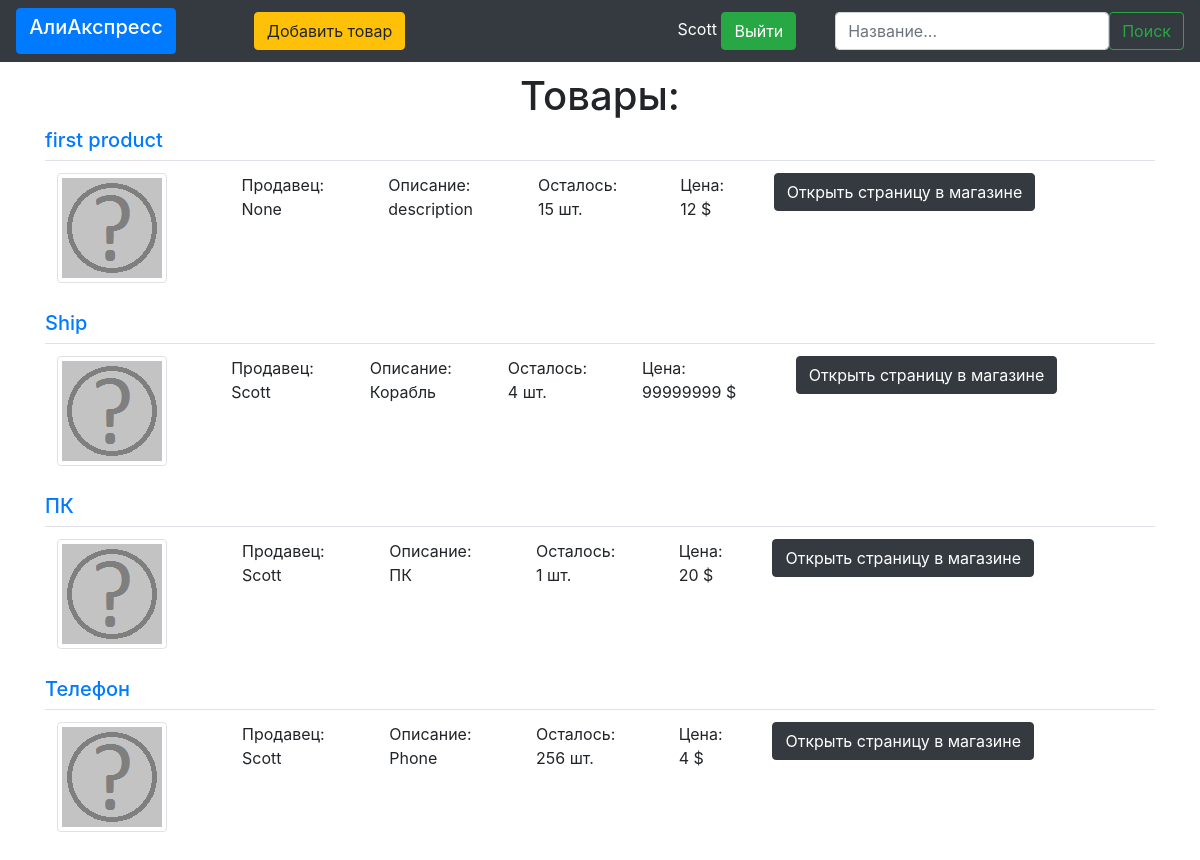
The page /main_link (signed in) on the database its author committed.
### data/users.py (models this page shows)
class User(db_session.SqlAlchemyBase, UserMixin):
    __tablename__ = 'users'
    id = sqlalchemy.Column(sqlalchemy.Integer,
                           primary_key=True, autoincrement=True)
    name = sqlalchemy.Column(sqlalchemy.String, nullable=True)
    email = sqlalchemy.Column(sqlalchemy.String,
                              index=True, unique=True, nullable=True)
    hashed_password = sqlalchemy.Column(sqlalchemy.String, nullable=True)
    modified_date = sqlalchemy.Column(sqlalchemy.DateTime, default=datetime.datetime.now)

### data/products.py (models this page shows)
class Product(db_session.SqlAlchemyBase, SerializerMixin):
    __tablename__ = 'products'
    id = sqlalchemy.Column(sqlalchemy.Integer, primary_key=True, autoincrement=True)
    seller_id = sqlalchemy.Column(sqlalchemy.Integer, sqlalchemy.ForeignKey("users.id"))
    seller = sqlalchemy.Column(sqlalchemy.Integer, nullable=True)
    title = sqlalchemy.Column(sqlalchemy.String, nullable=True)
    number = sqlalchemy.Column(sqlalchemy.Integer, nullable=True)
    description = sqlalchemy.Column(sqlalchemy.String, nullable=True)
    price = sqlalchemy.Column(sqlalchemy.String, nullable=True)
    link = sqlalchemy.Column(sqlalchemy.String, nullable=True)
    del_link = sqlalchemy.Column(sqlalchemy.String, nullable=True)
    order_link = sqlalchemy.Column(sqlalchemy.String, nullable=True)
    image = sqlalchemy.Column(sqlalchemy.String)
    user = orm.relation('User')

### main.py (the view, shortened to what this page needs)
@app.route('/', methods=['GET', 'POST'])
@app.route('/main_link', methods=['GET', 'POST'])
def main_link():
    db_session.global_init("db/online_shop.sqlite")
    session = db_session.create_session()
    form = baseform.BaseForm()
    productes = session.query(products.Product)
    if request.method == "GET":
        productes = list(productes)
        if request.cookies.get("user_id", 0):
            username = session.query(users.User).filter(users.User.id == request.cookies.get("user_id", 0)).first().name
            return render_template('products.html', title="АлиАкспресс", products=productes, username=username)
        return render_template('products.html', title="АлиАкспресс", products=productes)

### data/baseform.py
class BaseForm(FlaskForm):
    search = StringField(validators=[DataRequired()])

### data/db_session.py (called while the page is built, shortened)
def global_init(db_file):
    global __factory
    if __factory:
        return

def create_session() -> Session:
    global __factory
    return __factory()

### templates/products.html
{% extends "base.html" %}
{% block content %}
<div>
<h1 align="center">Товары:</h1>
</div>
{% if products %}
    {% for item in products %}
        <div>
            <a href= {{item.link}} role="button"><h5>{{ item.title }}</h5></a>
            <div>
                <table class="table">
                  <tbody>
                    <tr>
                      <td><img src={{item.image}} alt="Ну не нашлась картинка" class="img-thumbnail"></td>
                      <td>Продавец:<br>{{ item.seller }}</td>
                      <td>Описание:<br>{{ item.description }}</td>
                      <td>Осталось:<br>{{ item.number }} шт.</td>
                      <td>Цена:<br>{{ item.price }} $</td>
                      <td><a class="btn btn-dark" href= {{item.link}} role="button">Открыть страницу в магазине</a></td>
                    </tr>
                  </tbody>
                </table>
            </div>
        </div>
    {% endfor %}
{% else %}
    <h3 align="center" color="grey">Похоже, ничего не нашлось :-(</h3>
{% endif %}
{% endblock %}

### templates/base.html (shortened to what this page needs)
<!doctype html>
<html lang="ru">
<head>
    <link rel="stylesheet"
          href="https://stackpath.bootstrapcdn.com/bootstrap/4.4.1/css/bootstrap.min.css"
>
</head>
<body>
<div>
    <nav class="navbar navbar-expand-lg fixed-top navbar-dark bg-dark justify-content-between">
    <a class="btn btn-primary text-wrap" href="/" role="button" style="width: 10rem;"><h5>АлиАкспресс</h5></a>
        <div>
            {% if username %}
                <a class="btn btn-warning" href="/add_product" role="button">Добавить товар</a>
            {% endif %}
        </div>
        <div>
            {% if username %}
                <a class="display-6 text-white" >{{ username }}</a>
                <a class="btn btn-success" href="/log_out" role="button">Выйти</a>
            {% else %}
                <a class="btn btn-primary" href="/register" role="button">Регистрация</a>
                <a class="btn btn-success" href="/login" role="button">Войти</a>
            {% endif %}
        </div>
        <form class="form-inline my-2 my-lg-0" method="post">
            <div>
                <input type="search" class="form-control" id="search" placeholder="Название..." name="search">
            </div>
            <div>
                <button class="btn btn-outline-success my-2 my-sm-0" role="button">Поиск</button>
            </div>
        </form>
    </nav>
</div>
<br>
<br>
<br>
<main role="main" class="container">
    {% block content %}{% endblock %}
</main>
</body>
</html>

### rows shown on the page
User: name "Scott"
Product: title "first product", image (picture), seller "None", description "description", number "15", price "12"
Product: title "Ship", image (picture), seller "Scott", description "Корабль", number "4", price "99999999"
Product: title "ПК", image (picture), seller "Scott", description "ПК", number "1", price "20"
Product: title "Телефон", image (picture), seller "Scott", description "Phone", number "256", price "4"
